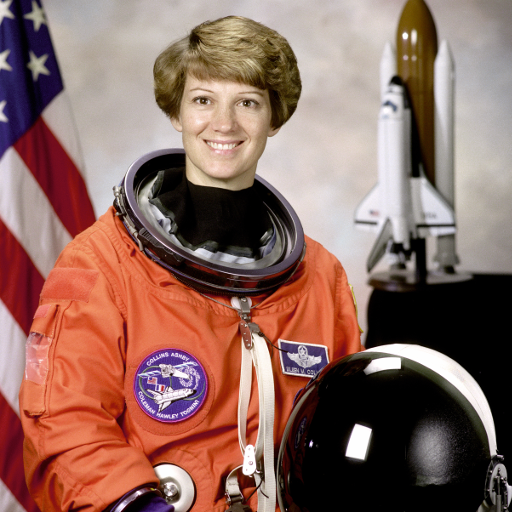
#> input picture 06_notebooks/astronaut.png, 512 x 512 px
$ jupyter execute 05_color_inversion.ipynb   (shell and % lines are left out)
#> lines starting #> are read from the running program, lines starting #| are printed output that depends on the picture
[cell 1]
import numpy as np
import matplotlib.pyplot as plt
plt.rcParams['axes.labelsize'] = 20
plt.rcParams['xtick.labelsize'] = 14
plt.rcParams['ytick.labelsize'] = 14

[cell 2]
from skimage.io import imread
astro = imread('astronaut.png')
#> astro is the input picture: shape (512, 512, 3); mean R, G, B 141.6, 105.8, 96.5

## imshow does not rescale color images

[cell 3]
# data type unsigned int
astro_overflow = 2 * astro
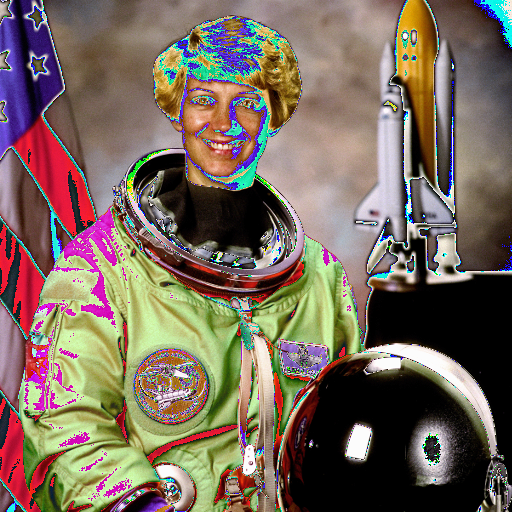
#> astro_overflow: shape (512, 512, 3); mean R, G, B 120.7, 105.5, 92.8
print(astro_overflow.dtype)
#| uint8

# data type float
astro_overflow_2 = 0.9 * astro
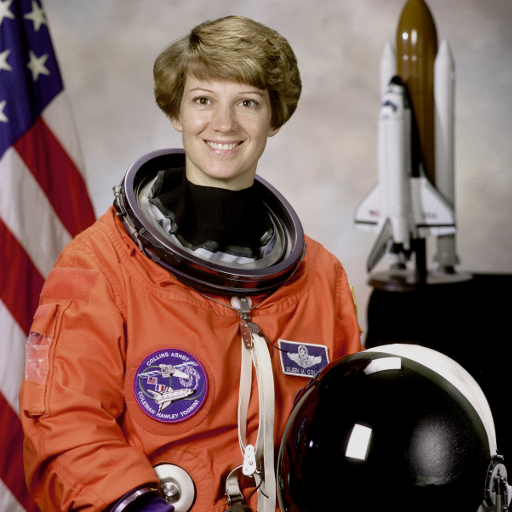
#> astro_overflow_2: shape (512, 512, 3) float64; mean R, G, B 127.4, 95.2, 86.8
print(astro_overflow_2.dtype)
#| float64

# data type flow
from skimage import img_as_float
astro_overflow_3 = 1.7 * img_as_float(astro)
print(astro_overflow_3.dtype)
#| float64

[cell 4]
plt.figure(figsize=(14,5))

plt.subplot(131)
plt.imshow(astro_overflow)
plt.axis('off')
plt.title('uint, overflow, wrong', fontsize=17)

plt.subplot(132)
plt.imshow(astro_overflow_2)
plt.axis('off')
plt.title('float, overflow, clipped', fontsize=17)

plt.subplot(133)
plt.imshow(astro_overflow_3)
plt.axis('off')
plt.title('float, clipped, clipped', fontsize=17)

plt.show()
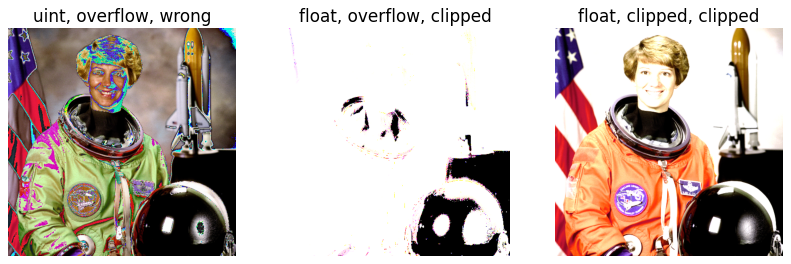
#> figure drawn by matplotlib, 3 panels

## color inversion

[cell 5]
R_inv = 255 - astro[:,:,0]
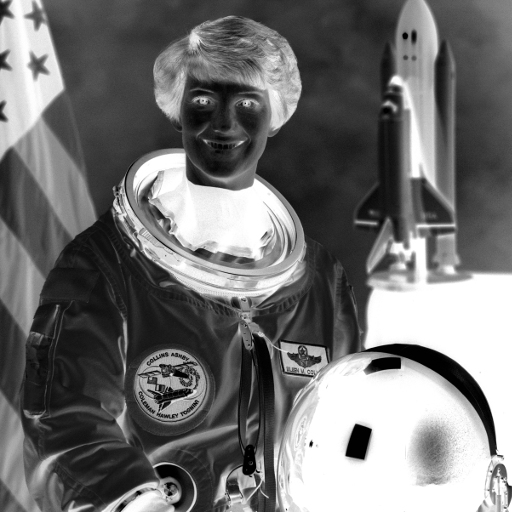
#> R_inv: shape (512, 512); min 0, max 255, mean 113.4
G_inv = 255 - astro[:,:,1]
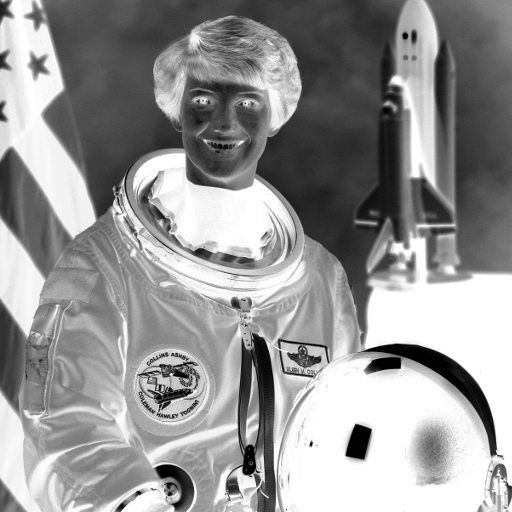
#> G_inv: shape (512, 512); min 0, max 255, mean 149.2
B_inv = 255 - astro[:,:,2]
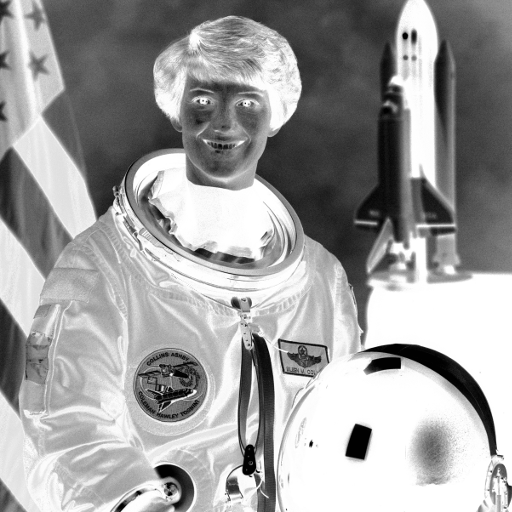
#> B_inv: shape (512, 512); min 0, max 255, mean 158.5

# concatenate three channels to an RGB image
astro_inv = np.dstack((R_inv, G_inv, B_inv))
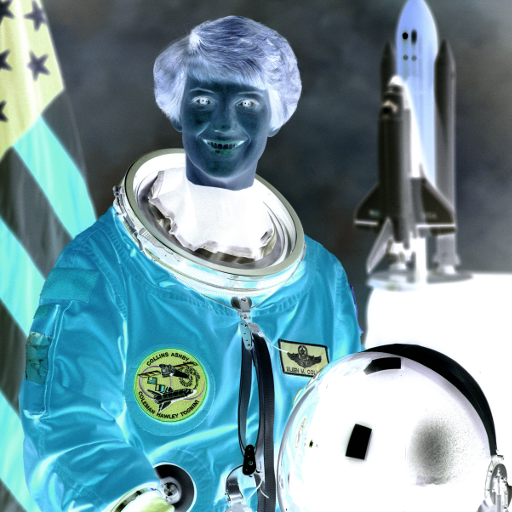
#> astro_inv: shape (512, 512, 3); mean R, G, B 113.4, 149.2, 158.5

plt.figure(figsize=(6,6))
plt.imshow(astro_inv)
plt.axis('off')
plt.show()

$ run again, with 06_notebooks/reifen.png copied over 06_notebooks/astronaut.png
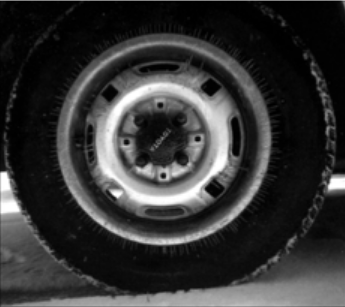
#> input picture 06_notebooks/reifen.png, 345 x 307 px
#> astro is the input picture: shape (307, 345); min 0, max 255, mean 53.5
#> `astro_overflow = 2 * astro`:
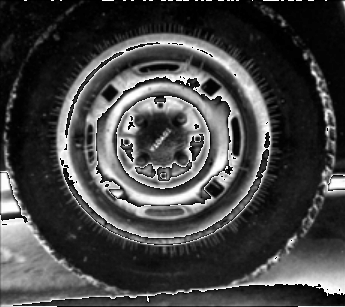
#> astro_overflow: shape (307, 345); min 0, max 254, mean 68.2
#| uint8
#| float64
#| float64
#> `plt.show()`:
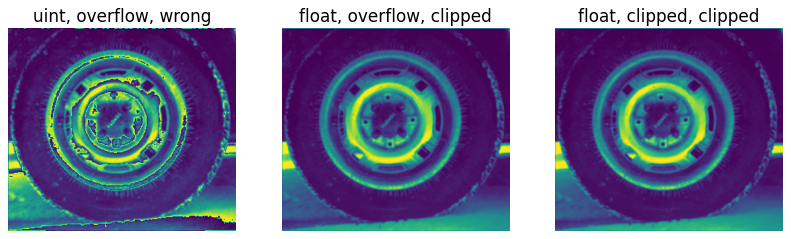
#> figure drawn by matplotlib, 3 panels
